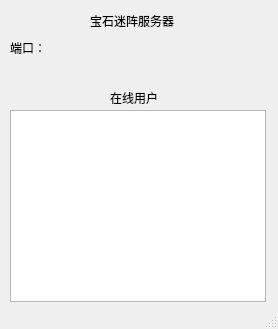
<?xml version="1.0" encoding="UTF-8"?>
<ui version="4.0">
 <class>MainWindow</class>
 <widget class="QMainWindow" name="MainWindow">
  <property name="geometry">
   <rect>
    <x>0</x>
    <y>0</y>
    <width>278</width>
    <height>329</height>
   </rect>
  </property>
  <property name="windowTitle">
   <string>MainWindow</string>
  </property>
  <widget class="QWidget" name="centralwidget">
   <widget class="QLabel" name="label">
    <property name="geometry">
     <rect>
      <x>90</x>
      <y>0</y>
      <width>91</width>
      <height>41</height>
     </rect>
    </property>
    <property name="text">
     <string>宝石迷阵服务器</string>
    </property>
   </widget>
   <widget class="QLabel" name="label_2">
    <property name="geometry">
     <rect>
      <x>10</x>
      <y>40</y>
      <width>54</width>
      <height>16</height>
     </rect>
    </property>
    <property name="text">
     <string>端口：</string>
    </property>
   </widget>
   <widget class="QLabel" name="portLabel">
    <property name="geometry">
     <rect>
      <x>70</x>
      <y>40</y>
      <width>121</width>
      <height>16</height>
     </rect>
    </property>
    <property name="text">
     <string/>
    </property>
   </widget>
   <widget class="QListWidget" name="listWidget">
    <property name="geometry">
     <rect>
      <x>10</x>
      <y>110</y>
      <width>256</width>
      <height>192</height>
     </rect>
    </property>
   </widget>
   <widget class="QLabel" name="label_4">
    <property name="geometry">
     <rect>
      <x>110</x>
      <y>90</y>
      <width>54</width>
      <height>16</height>
     </rect>
    </property>
    <property name="text">
     <string>在线用户</string>
    </property>
   </widget>
  </widget>
  <widget class="QStatusBar" name="statusbar"/>
 </widget>
 <resources/>
 <connections/>
</ui>
